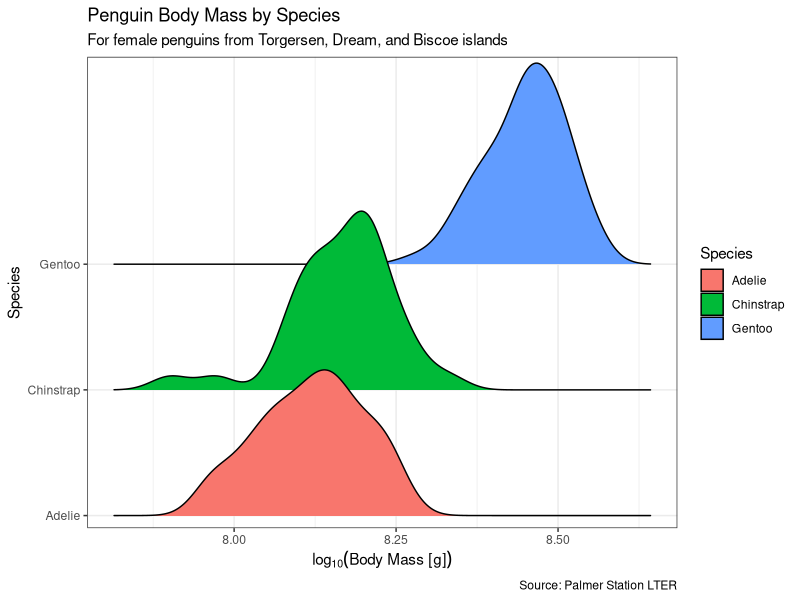
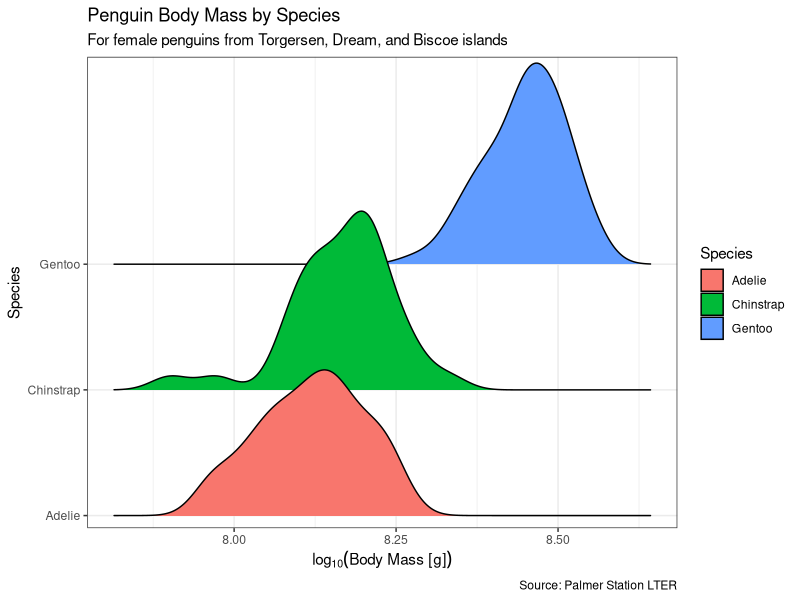

Generate these figures, in order, with R:
### Week 4 homework a code, using dplyr for data wrangling / plotting
### Created by Natalie Goeler-Slough
### Created on 2026-09-15

### loading libraries
library(palmerpenguins)
library(tidyverse)
library(here)
library(ggridges)

### loading data
#the data is part of the palmerpenguins package and is called penguins
glimpse(penguins)

### data analysis

#part 1: calculate mean and variance of body mass by species, island, and sex without any NAs
p1_penguins <- penguins |>
  drop_na(sex) |>  #dropping all NAs from sex column
  group_by(species, island, sex) |>  #grouping by species, island, and sex
  summarise(mean_body_mass = mean(body_mass_g, na.rm = TRUE),  #calculating mean body mass for each group, without NAs
            variance_body_mass = var(body_mass_g, na.rm = TRUE),  #calculating variance of body mass for each group, without NAs
            n = n())  #also looking at the number of values (sample size) for each group
p1_penguins


#part 2: filters out (i.e. excludes) male penguins, then calculates the log body mass, then selects only the columns for species, island, sex, and log body mass, then use these data to make any plot

#using dplyr and piping to do the above, making a ridgeline plot of log body mass across species
p2_penguins <- penguins |>
  filter(sex != "male") |>  #excluding males
  mutate(log_body_mass = log(body_mass_g)) |>  #log body mass
  select(species, island, sex, log_body_mass) |> #selecting those columns
  ggplot(aes(x = log_body_mass, y = species, fill = species)) +
  geom_density_ridges(scale=1.6)+ #making ridgeline plot, scale is changing the amount of overlap
  theme_bw()+
  scale_y_discrete(
    expand = expansion(add = c(0.1, 1.65)))+ #shifting y axis to make less room at the bottom and more at the top
  labs(title = "Penguin Body Mass by Species",  #adding a plot title
       y = "Species", 
       x = expression(log[10]("Body Mass [g]")),   #adding x and y axis labels, using expression to label log base 10
       subtitle = "For female penguins from Torgersen, Dream, and Biscoe islands",
       fill = "Species",
       caption = "Source: Palmer Station LTER")

p2_penguins 

ggsave(here("Week_4", "Output", "hw4a_penguin_plot.png"))
